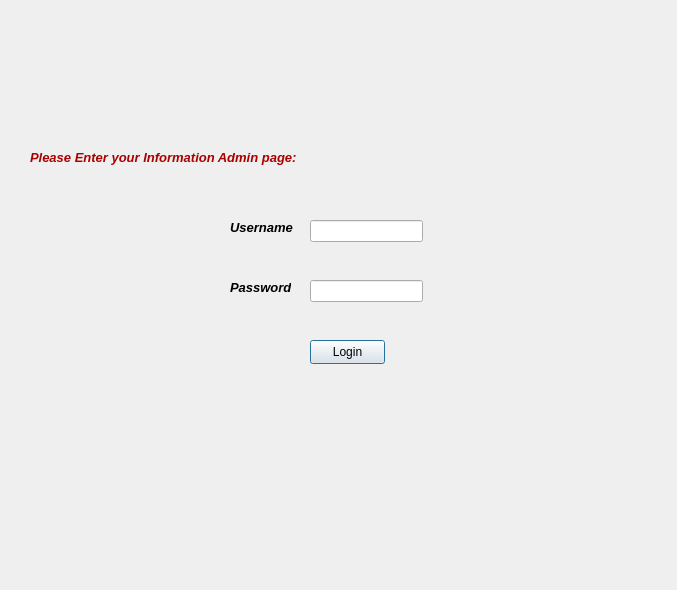
<?xml version="1.0" encoding="UTF-8"?>
<ui version="4.0">
 <class>Adminloginpage</class>
 <widget class="QDialog" name="Adminloginpage">
  <property name="geometry">
   <rect>
    <x>0</x>
    <y>0</y>
    <width>677</width>
    <height>590</height>
   </rect>
  </property>
  <property name="windowTitle">
   <string>Dialog</string>
  </property>
  <widget class="QPushButton" name="pushButton_Loginadmin">
   <property name="geometry">
    <rect>
     <x>310</x>
     <y>340</y>
     <width>75</width>
     <height>24</height>
    </rect>
   </property>
   <property name="text">
    <string>Login</string>
   </property>
  </widget>
  <widget class="QLabel" name="label_usernameadmin">
   <property name="geometry">
    <rect>
     <x>230</x>
     <y>220</y>
     <width>71</width>
     <height>16</height>
    </rect>
   </property>
   <property name="text">
    <string>&lt;html&gt;&lt;head/&gt;&lt;body&gt;&lt;p&gt;&lt;span style=&quot; font-size:10pt; font-weight:700; font-style:italic;&quot;&gt;Username&lt;/span&gt;&lt;/p&gt;&lt;/body&gt;&lt;/html&gt;</string>
   </property>
  </widget>
  <widget class="QLabel" name="label_enterinformation_admin">
   <property name="geometry">
    <rect>
     <x>30</x>
     <y>150</y>
     <width>281</width>
     <height>16</height>
    </rect>
   </property>
   <property name="text">
    <string>&lt;html&gt;&lt;head/&gt;&lt;body&gt;&lt;p&gt;&lt;span style=&quot; font-size:10pt; font-weight:700; font-style:italic; color:#aa0000;&quot;&gt;Please Enter your Information Admin page:&lt;/span&gt;&lt;/p&gt;&lt;/body&gt;&lt;/html&gt;</string>
   </property>
  </widget>
  <widget class="QLineEdit" name="lineEdit_usernameadmin">
   <property name="geometry">
    <rect>
     <x>310</x>
     <y>220</y>
     <width>113</width>
     <height>22</height>
    </rect>
   </property>
  </widget>
  <widget class="QLabel" name="label_passwordadmin">
   <property name="geometry">
    <rect>
     <x>230</x>
     <y>280</y>
     <width>61</width>
     <height>16</height>
    </rect>
   </property>
   <property name="text">
    <string>&lt;html&gt;&lt;head/&gt;&lt;body&gt;&lt;p&gt;&lt;span style=&quot; font-size:10pt; font-weight:700; font-style:italic;&quot;&gt;Password&lt;/span&gt;&lt;/p&gt;&lt;/body&gt;&lt;/html&gt;</string>
   </property>
  </widget>
  <widget class="QLineEdit" name="lineEdit_passwordadmin">
   <property name="geometry">
    <rect>
     <x>310</x>
     <y>280</y>
     <width>113</width>
     <height>22</height>
    </rect>
   </property>
   <property name="echoMode">
    <enum>QLineEdit::EchoMode::Password</enum>
   </property>
  </widget>
 </widget>
 <resources/>
 <connections/>
</ui>
